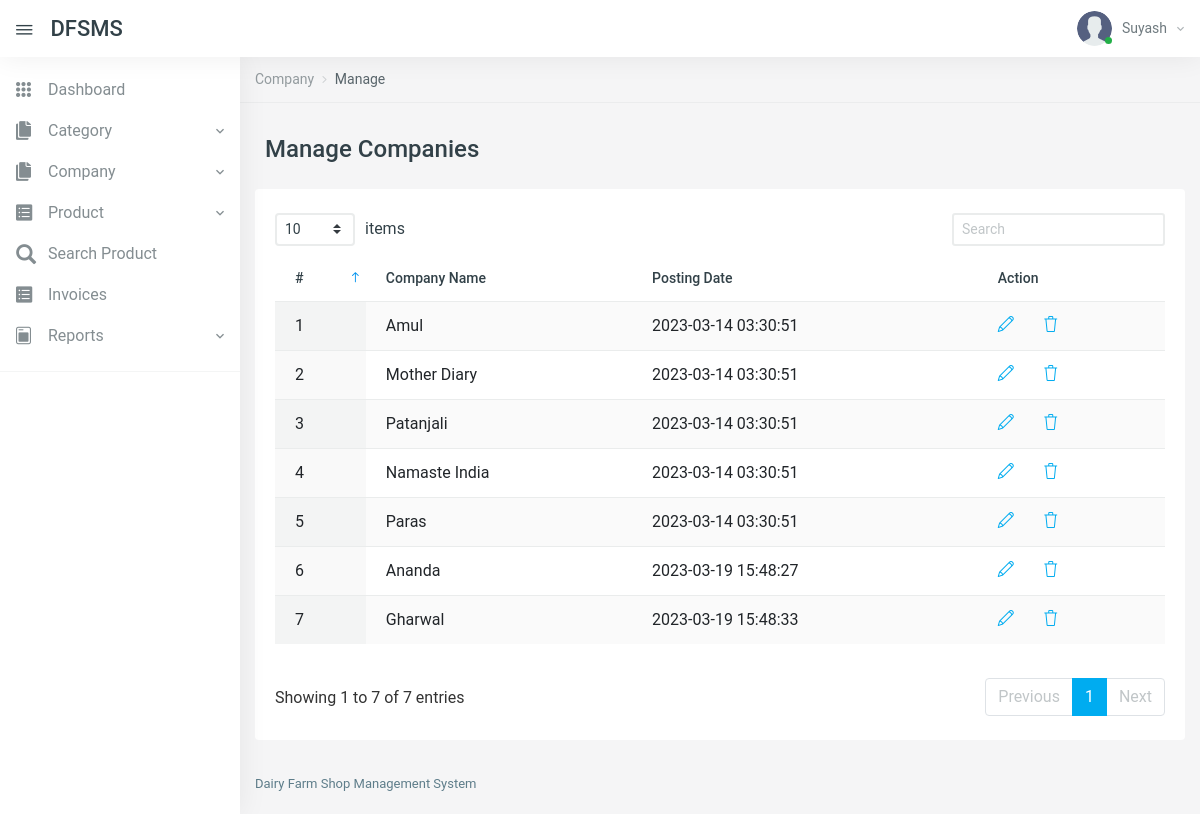
The app's page /manage-companies.php (signed in) with its own data.
### tables this page shows
CREATE TABLE `tblcompany` (
  `id` int(11) NOT NULL,
  `CompanyName` varchar(150) DEFAULT NULL,
  `PostingDate` timestamp NULL DEFAULT current_timestamp()
);

### manage-companies.php (the view, shortened to what this page needs)
<?php
include('includes/config.php');
if (strlen($_SESSION['aid']==0)) {
  header('location:logout.php');
  } else{
?>
<!DOCTYPE html>
<html lang="en">
<head>
    <link href="vendors/datatables.net-dt/css/jquery.dataTables.min.css" rel="stylesheet" type="text/css" />
    <link href="vendors/datatables.net-responsive-dt/css/responsive.dataTables.min.css" rel="stylesheet" type="text/css" />
    <link href="vendors/jquery-toggles/css/toggles.css" rel="stylesheet" type="text/css">
    <link href="vendors/jquery-toggles/css/themes/toggles-light.css" rel="stylesheet" type="text/css">
    <link href="dist/css/style.css" rel="stylesheet" type="text/css">
</head>
<body>
	<div class="hk-wrapper hk-vertical-nav">
<?php include_once('includes/navbar.php');
include_once('includes/sidebar.php');
?>
        <div class="hk-pg-wrapper">
            <nav class="hk-breadcrumb" aria-label="breadcrumb">
                <ol class="breadcrumb breadcrumb-light bg-transparent">
<li class="breadcrumb-item"><a href="#">Company</a></li>
<li class="breadcrumb-item active" aria-current="page">Manage</li>
                </ol>
            </nav>
            <div class="container">
<div class="hk-pg-header">
 <h4 class="hk-pg-title"><span class="pg-title-icon"><span class="feather-icon"><i data-feather="database"></i></span></span>Manage Companies</h4>
                </div>
                <div class="row">
                    <div class="col-xl-12">
                        <section class="hk-sec-wrapper">
                            <div class="row">
                                <div class="col-sm">
                                    <div class="table-wrap">
                                        <table id="datable_1" class="table table-hover w-100 display pb-30">
                                            <thead>
                                                <tr>
                                                    <th>#</th>
                                                    <th>Company Name</th>
                                                    <th>Posting Date</th>
                                                    <th>Action</th>
                                                </tr>
                                            </thead>
                                            <tbody>
<?php
$rno=mt_rand(10000,99999);
$query=mysqli_query($con,"select * from tblcompany");
$cnt=1;
while($row=mysqli_fetch_array($query))
{
?>
<tr>
<td><?php echo $cnt;?></td>
<td><?php echo $row['CompanyName'];?></td>
<td><?php echo $row['PostingDate'];?></td>
<td>
<a href="edit-company.php?compid=<?php echo base64_encode($row['id'].$rno);?>" class="mr-25" data-toggle="tooltip" data-original-title="Edit"> <i class="icon-pencil"></i></a>
<a href="manage-companies.php?del=<?php echo base64_encode($row['id'].$rno);?>" data-toggle="tooltip" data-original-title="Delete" onclick="return confirm('Do you really want to delete?');"> <i class="icon-trash txt-danger"></i> </a>
</td>
</tr>
<?php
$cnt++;
} ?>
                                            </tbody>
                                        </table>
                                    </div>
                                </div>
                            </div>
                        </section>
                    </div>
                </div>
            </div>
<?php include_once('includes/footer.php');?>
        </div>
    </div>
</body>
</html>
<?php } ?>

### includes/navbar.php (shortened to what this page needs)
     <nav class="navbar navbar-expand-xl navbar-light fixed-top hk-navbar">
            <a id="navbar_toggle_btn" class="navbar-toggle-btn nav-link-hover" href="javascript:void(0);"><i class="ion ion-ios-menu"></i></a>
            <a class="navbar-brand" href="dashboard.php">DFSMS
            </a>
            <ul class="navbar-nav hk-navbar-content">
                <li class="nav-item dropdown dropdown-authentication">
                    <a class="nav-link dropdown-toggle no-caret" href="#" role="button" data-toggle="dropdown" aria-haspopup="true" aria-expanded="false">
                        <div class="media">
                            <div class="media-img-wrap">
                                <div class="avatar">
                                    <img src="dist/img/user.png" alt="user" class="avatar-img rounded-circle">
                                </div>
                                <span class="badge badge-success badge-indicator"></span>
                            </div>
<?php
$adminid=$_SESSION['aid'];
$query=mysqli_query($con,"select AdminName from tbladmin where id='$adminid'");
$row=mysqli_fetch_array($query);
?>
                            <div class="media-body">
                                <span><?php echo $row['AdminName'];?><i class="zmdi zmdi-chevron-down"></i></span>
                            </div>
                        </div>
                    </a>
                </li>
            </ul>
        </nav>

### records on screen
tblcompany: CompanyName "Amul", PostingDate "2023-03-14 03:30:51"
tblcompany: CompanyName "Mother Diary", PostingDate "2023-03-14 03:30:51"
tblcompany: CompanyName "Patanjali", PostingDate "2023-03-14 03:30:51"
tblcompany: CompanyName "Namaste India", PostingDate "2023-03-14 03:30:51"
tblcompany: CompanyName "Paras", PostingDate "2023-03-14 03:30:51"
tblcompany: CompanyName "Ananda", PostingDate "2023-03-19 15:48:27"
tblcompany: CompanyName "Gharwal", PostingDate "2023-03-19 15:48:33"

### other values on screen
$row['AdminName'] "Suyash"
